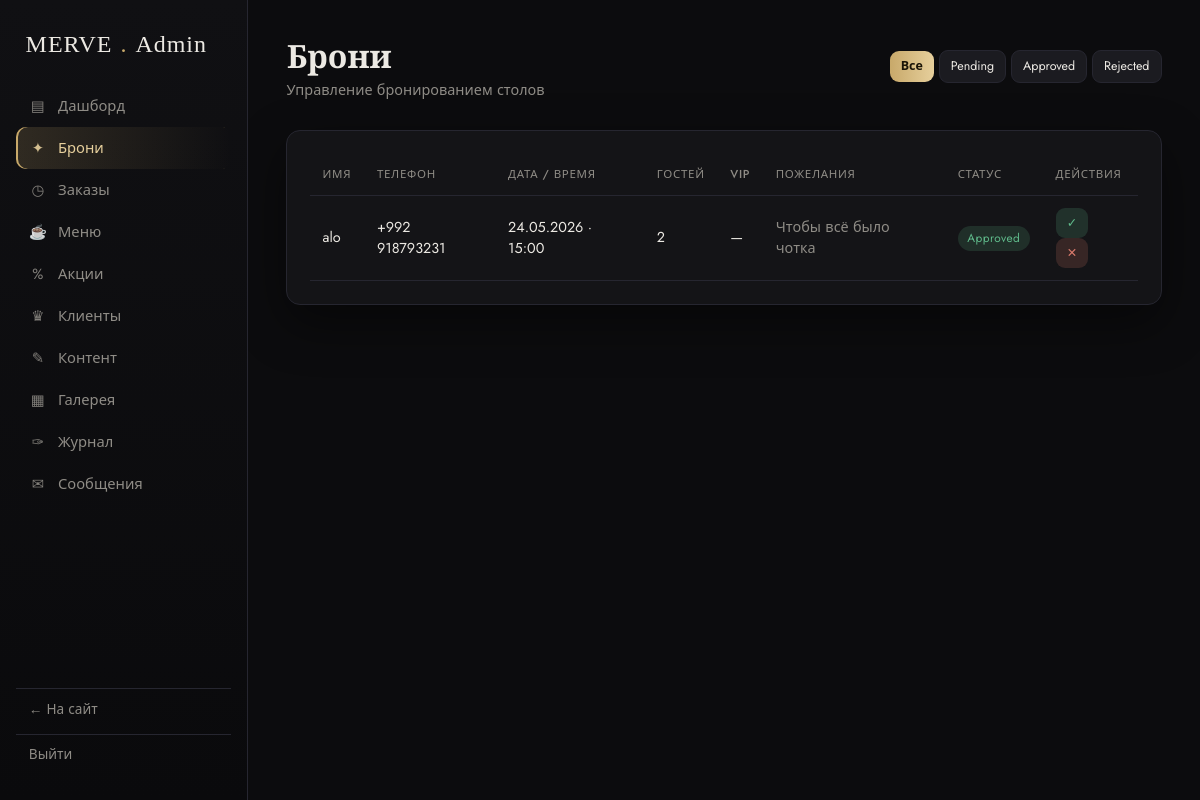
The page /admin/bookings (signed in) on the database its author committed.
### app/models.py (models this page shows)
class Booking(db.Model):
    __tablename__ = "bookings"
    id = db.Column(db.Integer, primary_key=True)
    user_id = db.Column(db.Integer, db.ForeignKey("users.id"), nullable=True)
    name = db.Column(db.String(120), nullable=False)
    phone = db.Column(db.String(40), nullable=False)
    guests = db.Column(db.Integer, default=2)
    res_date = db.Column(db.Date, nullable=False)
    res_time = db.Column(db.String(10), nullable=False)
    special_request = db.Column(db.Text, default="")
    is_vip = db.Column(db.Boolean, default=False)
    status = db.Column(db.String(20), default="Pending")  # Pending | Approved | Rejected
    created_at = db.Column(db.DateTime, default=datetime.utcnow)

### app/blueprints/admin.py (the view)
@admin_bp.route("/bookings")
def bookings():
    status = request.args.get("status", "")
    q = Booking.query
    if status:
        q = q.filter_by(status=status)
    rows = q.order_by(Booking.created_at.desc()).all()
    return render_template("admin/bookings.html", rows=rows, status=status)

### app/blueprints/admin.py (called while the page is built)
@admin_bp.before_request
@login_required
def guard():
    if not current_user.is_admin:
        from flask import abort
        abort(403)

### app/models.py (called while the page is built)
@login_manager.user_loader
def load_user(user_id):
    return db.session.get(User, int(user_id))

    @property
    def is_admin(self) -> bool:
        return self.role == "admin"

### app/templates/admin/bookings.html (shortened to what this page needs)
{% extends "admin/base_admin.html" %}
{% block content %}
<div class="admin-head">
  <div><h1>Брони</h1><div class="sub">Управление бронированием столов</div></div>
  <div>
    {% for s in ['', 'Pending', 'Approved', 'Rejected'] %}
    <a class="btn {{ 'btn-gold' if status==s else 'btn-ghost' }} btn-sm" href="{{ url_for('admin.bookings', status=s) }}">{{ s or 'Все' }}</a>
    {% endfor %}
  </div>
</div>
<div class="panel">
  <table class="tbl">
    <thead><tr><th>Имя</th><th>Телефон</th><th>Дата / время</th><th>Гостей</th><th>VIP</th><th>Пожелания</th><th>Статус</th><th>Действия</th></tr></thead>
    <tbody>
    {% for b in rows %}
      <tr>
        <td>{{ b.name }}</td>
        <td>{{ b.phone }}</td>
        <td>{{ b.res_date.strftime('%d.%m.%Y') }} · {{ b.res_time }}</td>
        <td>{{ b.guests }}</td>
        <td>{% if b.is_vip %}<span class="pill vip">VIP</span>{% else %}—{% endif %}</td>
        <td class="muted">{{ b.special_request or '—' }}</td>
        <td><span class="pill {{ b.status|lower }}">{{ b.status }}</span></td>
        <td>
          <form class="inline-form" method="post" action="{{ url_for('admin.booking_action', bid=b.id, action='accept') }}"><button class="btn btn-green btn-sm">✓</button></form>
          <form class="inline-form" method="post" action="{{ url_for('admin.booking_action', bid=b.id, action='reject') }}"><button class="btn btn-red btn-sm">✕</button></form>
        </td>
      </tr>
    {% else %}<tr><td colspan="8" class="muted">Броней нет</td></tr>{% endfor %}
    </tbody>
  </table>
</div>
{% endblock %}

### app/static/css/admin.css (style rules this page uses)
:root { --a-bg:#0c0c0e; --a-panel:#141417; --a-panel-2:#1b1b20; --a-line:#262630; --a-gold:#c8a96a; --a-gold-soft:#e6cf9c; --a-text:#ece9e3; --a-muted:#8f8c86; --a-green:#5fb98a; --a-red:#d97a6c; --a-blue:#7fa8d9; --a-amber:#d9b86c; --a-radius:14px; --a-shadow:0 18px 50px rgba(0,0,0,.45); }
* { box-sizing:border-box }
body.admin { margin:0;background:var(--a-bg);color:var(--a-text); font-family:"Jost",system-ui,sans-serif;font-size:15px;line-height:1.5; -webkit-font-smoothing:antialiased; }
a { color:inherit;text-decoration:none }
h1,h2,h3,h4 { font-family:"Cormorant Garamond","Jost",serif;font-weight:600;margin:0 }
.admin-head { display:flex;justify-content:space-between;align-items:center;margin-bottom:1.8rem;gap:1rem;flex-wrap:wrap }
.admin-head h1 { font-size:2rem }
.admin-head .sub { color:var(--a-muted);font-size:.9rem }
.panel { background:var(--a-panel);border:1px solid var(--a-line);border-radius:var(--a-radius);padding:1.4rem;box-shadow:var(--a-shadow) }
.tbl { width:100%;border-collapse:collapse;font-size:.9rem }
.tbl th,.tbl td { text-align:left;padding:.75rem .8rem;border-bottom:1px solid var(--a-line);vertical-align:middle }
.tbl th { color:var(--a-muted);font-weight:500;text-transform:uppercase;font-size:.72rem;letter-spacing:.06em }
.pill { display:inline-block;padding:.22rem .6rem;border-radius:999px;font-size:.74rem;letter-spacing:.04em }
.pill.approved,.pill.delivered { background:rgba(95,185,138,.16);color:var(--a-green) }
.btn { display:inline-flex;align-items:center;gap:.4rem;border:none;cursor:pointer;border-radius:9px; padding:.55rem 1rem;font-size:.85rem;font-family:inherit;transition:.2s;text-decoration:none }
.btn-gold { background:linear-gradient(90deg,var(--a-gold),var(--a-gold-soft));color:#1a1408;font-weight:600 }
.btn-ghost { background:var(--a-panel-2);color:var(--a-text);border:1px solid var(--a-line) }
.btn-green { background:rgba(95,185,138,.18);color:var(--a-green) }
.btn-red { background:rgba(217,122,108,.18);color:var(--a-red) }
.btn-sm { padding:.38rem .7rem;font-size:.78rem }
.inline-form { display:inline }
.muted { color:var(--a-muted) }

### rows shown on the page
Booking: name "alo", phone "+992 918793231", res_date "24.05.2026", res_time "15:00", guests "2", special_request "Чтобы всё было чотка", status "Approved"

### other values the page prints
{{ s or 'Все' }} "Все" "Pending" "Approved" "Rejected"
